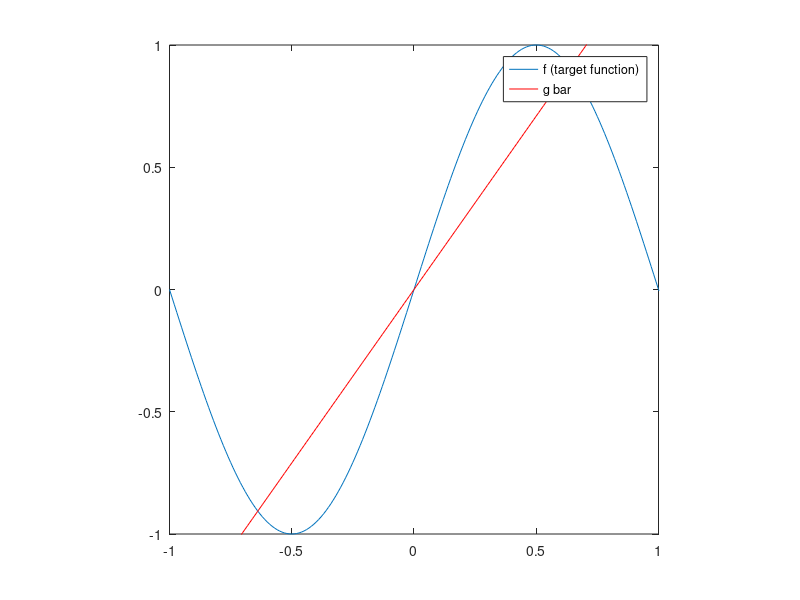

Write MATLAB code to recreate this figure.
%% plot the function f(x) = sin(pi * x) using 10000 examples
num_examples = 10000;
x = zeros(num_examples, 1);

% construct the x vector
i = 1; j = -1.0;
while i < num_examples + 1
    x(i) = j;
    i = i + 1; j = j + .01;
end
f = sin(pi * x);        % compute the y value for every x
% plot the function f(x) = sin(pi * x)
plot(x, f); axis([-1 1 -1 1]); axis square;
hold on;

%% use linear regression to find min SSE hypothesis on two random points
a = -1; b = 1; N = 2; num_iters = 1000;
g = zeros(num_iters, 1);
X_TRAIN = [];
F_TRAIN = [];

for i = 1:num_iters
    % pick two random training points
    x_train = a + (b - a) .* rand(N, 1);
    % compute corresponding y axis value according to the target function
    % f(x) = sin(pi * x)
    f_train = sin(pi * x_train);
    % use normal equation to get the min SSE hypothesis (g)
    g(i) = pinv(x_train' * x_train) * x_train' * f_train;

    %== Use the following to calcualte the bias and variance ==%
    % combine all x_train points in 1 vector
    X_TRAIN = [X_TRAIN x_train'];
    % combine all f_train points in 1 vector
    F_TRAIN = [F_TRAIN f_train'];
end

%% Question 4
g_bar = mean(g); 
fprintf('g_bar: %f\n', g_bar);
plot(x, g_bar * x, 'r-');
legend('f (target function)', 'g bar', 'location', 'best');

%% Question 5 
% bias = (g_bar(x) - f(x)).^2
bias_5 = mean((g_bar * X_TRAIN - F_TRAIN).^2);
fprintf('bias: %f\n', bias_5);

%% Question 6
% variance = g_each_data_set(x) - g_bar(x)).^2
vars = zeros(length(g), 1);
for i = 1:length(g)
    vars(i) = mean((g(i) * X_TRAIN - g_bar * X_TRAIN).^2);
end
variance_6 = mean(vars);
fprintf('variance: %f\n', variance_6);

%% Question 7
%% Option b
E_out_b = bias_5 + variance_6;

%% Option a
%% use the average of the two x_train points to find min SSE hypothesis 
% on two random points
a = -1; b = 1; N = 2; num_iters = 1000;
g = zeros(num_iters, 1);
X_TRAIN = [];
F_TRAIN = [];

for i = 1:num_iters
    % pick two random training points
    x_train = a + (b - a) .* rand(N, 1);
    % compute corresponding y axis value according to the target function
    % f(x) = sin(pi * x)
    f_train = sin(pi * x_train);
    % use the average to get the min SSE hypothesis (g)
    g(i) = (x_train(1) + x_train(2))/ 2;

    %== Use the following to calcualte the bias and variance ==%
    % combine all x_train points in 1 vector
    X_TRAIN = [X_TRAIN x_train'];
    % combine all f_train points in 1 vector
    F_TRAIN = [F_TRAIN f_train'];
end

g_bar = mean(g);
% bias = (g_bar(x) - f(x)).^2
bias = mean((g_bar * X_TRAIN - F_TRAIN).^2);

% variance = g_each_data_set(x) - g_bar(x)).^2
vars = zeros(length(g), 1);
for i = 1:length(g)
    vars(i) = mean((g(i) * X_TRAIN - g_bar * X_TRAIN).^2);
end
variance = mean(vars);
E_out_a = bias + variance;
fprintf('Option(a)\th(x) = b\t%f\n', E_out_a);
fprintf('Option(b)\th(x) = ax\t%f\n', E_out_b);

%% Option c
%% use linear regression to find min SSE hypothesis on two random points
a = -1; b = 1; N = 2; num_iters = 1000;
g = zeros(num_iters, 2);    % now two weights incl. the intercept term
X_TRAIN = [];
F_TRAIN = [];

for i = 1:num_iters
    % pick two random training points
    x_train = a + (b - a) .* rand(N, 1);
    % compute corresponding y axis value according to the target function
    % f(x) = sin(pi * x)
    f_train = sin(pi * x_train);

    % first add intercept term to x_train
    x_train = [ones(size(x_train, 1), 1) x_train];

    % use normal equation to get the min SSE hypothesis (g)
    g(i, :) = (pinv(x_train' * x_train) * x_train' * f_train)';

    %== Use the following to calcualte the bias and variance ==%
    % combine all x_train points in 1 vector
    X_TRAIN = [X_TRAIN x_train'];
    % combine all f_train points in 1 vector
    F_TRAIN = [F_TRAIN f_train'];
end

g_bar = mean(g);
% bias = (g_bar(x) - f(x)).^2
bias = mean((g_bar * X_TRAIN - F_TRAIN).^2);

% variance = g_each_data_set(x) - g_bar(x)).^2
vars = zeros(length(g), 1);
for i = 1:length(g)
    vars(i) = mean((g(i, :) * X_TRAIN - g_bar * X_TRAIN).^2);
end
variance = mean(vars);
E_out_c = bias + variance;
fprintf('Option(c)\th(x) = ax + b\t%f\n', E_out_c);

%% option d
%% use linear regression to find min SSE hypothesis on two random points
a = -1; b = 1; N = 2; num_iters = 1000;
g = zeros(num_iters, 1);
X_TRAIN = [];
F_TRAIN = [];

for i = 1:num_iters
    % pick two random training points
    x_train = a + (b - a) .* rand(N, 1);
    % compute corresponding y axis value according to the target function
    % f(x) = sin(pi * x)
    f_train = sin(pi * x_train);
    x_train = x_train.^2;
    % use normal equation to get the min SSE hypothesis (g)
    g(i) = pinv(x_train' * x_train) * x_train' * f_train;

    %== Use the following to calcualte the bias and variance ==%
    % combine all x_train points in 1 vector
    X_TRAIN = [X_TRAIN x_train'];
    % combine all f_train points in 1 vector
    F_TRAIN = [F_TRAIN f_train'];
end

g_bar = mean(g);
% bias = (g_bar(x) - f(x)).^2
bias = mean((g_bar * X_TRAIN - F_TRAIN).^2);

% variance = g_each_data_set(x) - g_bar(x)).^2
vars = zeros(length(g), 1);
for i = 1:length(g)
    vars(i) = mean((g(i) * X_TRAIN - g_bar * X_TRAIN).^2);
end
variance = mean(vars);
E_out_d = bias + variance;
fprintf('Option(d)\th(x) = ax^2\t%f\n', E_out_d);

%% option e
%% use linear regression to find min SSE hypothesis on two random points
a = -1; b = 1; N = 2; num_iters = 1000;
g = zeros(num_iters, 2);    % now two weights incl. the intercept term
X_TRAIN = [];
F_TRAIN = [];

for i = 1:num_iters
    % pick two random training points
    x_train = a + (b - a) .* rand(N, 1);
    % compute corresponding y axis value according to the target function
    % f(x) = sin(pi * x)
    f_train = sin(pi * x_train);

    % first add intercept term to x_train
    x_train = [ones(size(x_train, 1), 1) x_train];
    x_train = x_train.^2;
    % use normal equation to get the min SSE hypothesis (g)
    g(i, :) = (pinv(x_train' * x_train) * x_train' * f_train)';

    %== Use the following to calcualte the bias and variance ==%
    % combine all x_train points in 1 vector
    X_TRAIN = [X_TRAIN x_train'];
    % combine all f_train points in 1 vector
    F_TRAIN = [F_TRAIN f_train'];
end

g_bar = mean(g);
% bias = (g_bar(x) - f(x)).^2
bias = mean((g_bar * X_TRAIN - F_TRAIN).^2);

% variance = g_each_data_set(x) - g_bar(x)).^2
vars = zeros(length(g), 1);
for i = 1:length(g)
    vars(i) = mean((g(i, :) * X_TRAIN - g_bar * X_TRAIN).^2);
end
variance = mean(vars);
E_out_e = bias + variance;
fprintf('Option(e)\th(x) = ax^2 + b\t%f\n', E_out_e);

%%